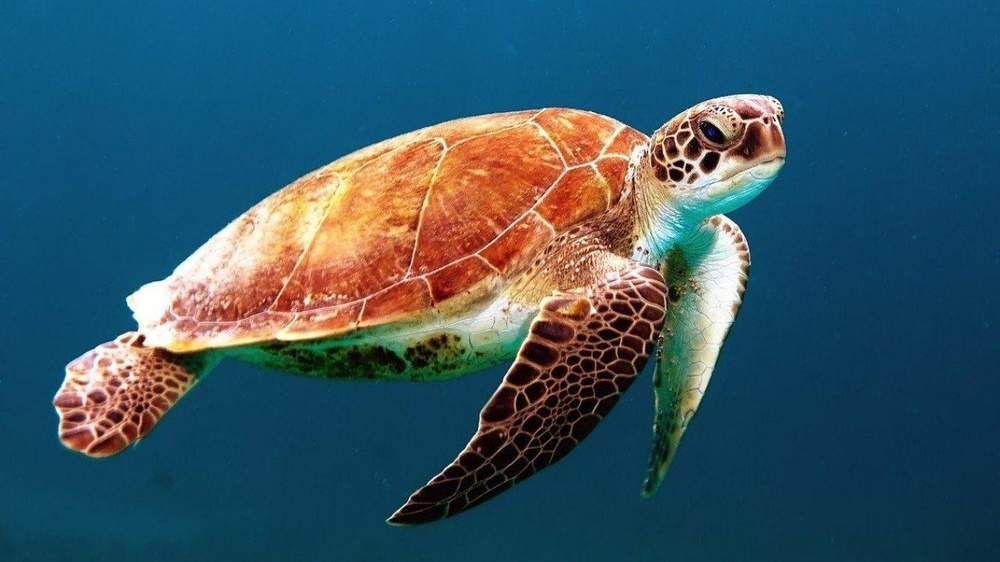
#> input picture lab-Segmentation/image_t.jpg, 1000 x 562 px, shrunk from 1351 x 759 before the run
$ jupyter execute tp-segmentation.ipynb   (shell and % lines are left out)   (older library calls are emulated)
#> lines starting #> are read from the running program, lines starting #| are printed output that depends on the picture
#> the sliders are set to k = 2
# <center style="color:#FF00FF" > TP SEGMENTATION </center>
### <center style="color:#ffc6b3" > Abir Benamor  </center>
### <center style="color:#ffc6b3" > 3DNI2  </center>

***************************************

## <span style="color:#F5B041 "> INTRODUCTION :

<div > <span style="color:black">
<strong> La segmentation d'images est le processus de division d'images en segments en fonction de leurs caractéristiques de pixels. Cela nous aide à analyser et à comprendre les images de manière plus significative. La segmentation d'images a un large éventail de cas d'utilisation, elle est utilisée dans l'industrie médicale pour un diagnostic efficace et plus rapide, la détection des maladies.

<div > <span style="color:black">
<strong> Nous utilisons divers algorithmes de segmentation d'images (non supervisés : kmeans) pour regrouper des ensembles de pixels qui traitent certaines similitudes. nous attribuons en fait des étiquettes aux pixels et les pixels avec la même étiquette appartiennent à la même catégorie.

## <span style="color:#F5B041 "> DEMONSTRATION :

[cell 1]
import numpy as np
import cv2
from sklearn.cluster import KMeans
from sklearn.cluster import MiniBatchKMeans
import skimage.io
import matplotlib.pyplot as plt
from ipywidgets import interact, interactive, fixed, interact_manual
import ipywidgets as widgets

def seg(k):
#> called with k = 2
    image = cv2.imread('image_t.jpg')
#> image is the input picture: shape (562, 1000, 3); mean B, G, R 100.3, 86.3, 54.2

    (h1, w1) = image.shape[:2]
#> h1 = 562; w1 = 1000

    image = cv2.cvtColor(image, cv2.COLOR_BGR2LAB)
#> image: shape (562, 1000, 3); mean of channels 0, 1, 2 91.6, 127.4, 118

    image = image.reshape((image.shape[0] * image.shape[1], 3))

    clt = KMeans(n_clusters = 7)

    labels = clt.fit_predict(image)
    quant = clt.cluster_centers_.astype("uint8")[labels]

#reshape the feature vectors to images
    quant = quant.reshape((h1, w1, 3))
    image = image.reshape((h1, w1, 3))

# convert from L*a*b* to RGB
    quant = cv2.cvtColor(quant, cv2.COLOR_LAB2BGR)
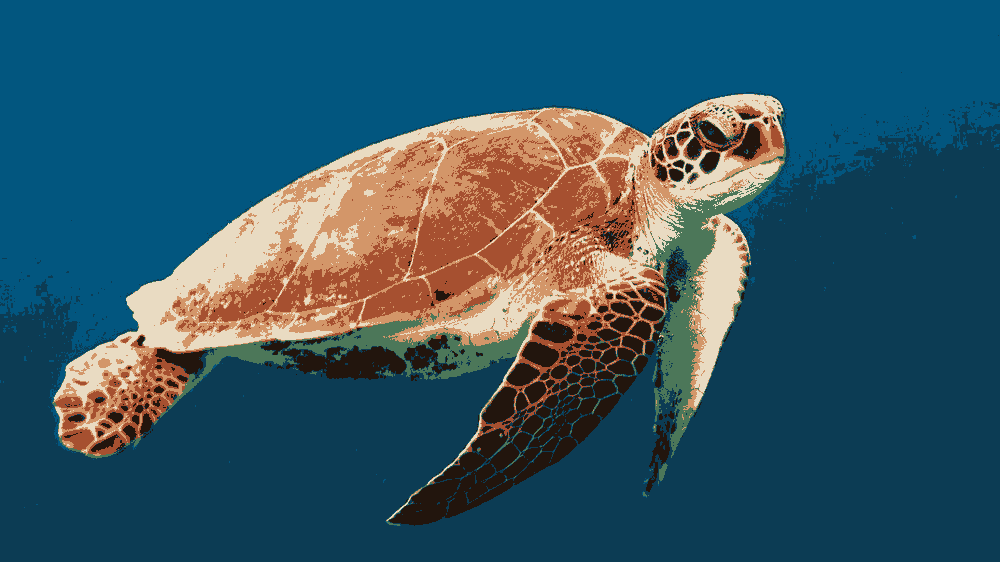
#> quant: shape (562, 1000, 3); mean B, G, R 100.2, 86.1, 51.4
    image = cv2.cvtColor(image, cv2.COLOR_LAB2BGR)

    cv2.imwrite('image_t7.jpg', quant)
    return plt.imshow(image)

cv2.imread('image_t.jpg')
cv2.waitKey(0)
cv2.destroyAllWindows()

[cell 2]
interact(seg,k=widgets.IntSlider(min=2, max=10, step=1, value=2));

### La partie suivante on va traiter l'effet du bruit appliqué sur une image pour détérminer les conséquences de ces bruits .

### Pour cela on utilise la fonction random_noise du module util de la bibliothéque skimage.

[cell 3]
import skimage.io
import matplotlib.pyplot as plt
from ipywidgets import interact, interactive, fixed, interact_manual
import ipywidgets as widgets
img_path="image_t.jpg"
img = skimage.io.imread(img_path)/255.0


def plotnoise(mode):
    img_path="image_t.jpg"
    img = skimage.io.imread(img_path)/255.0
    #plt.subplot(r,c,i)
    if mode is not None:
        gimg = skimage.util.random_noise(img, mode=mode)
        plt.imshow(gimg)

    else:
        plt.imshow(img)
    plt.title(mode)
    plt.axis("off")


plt.figure(figsize=(18,24))
r=4
c=2
interact(plotnoise,mode=["Gaussian","Localvar","Poisson","Salt", "pepper", "s&p", "speckle",None]);
#> the sliders are set to mode = Gaussian
#> in plotnoise, `gimg = skimage.util.random_noise(img, mode=mode)`:
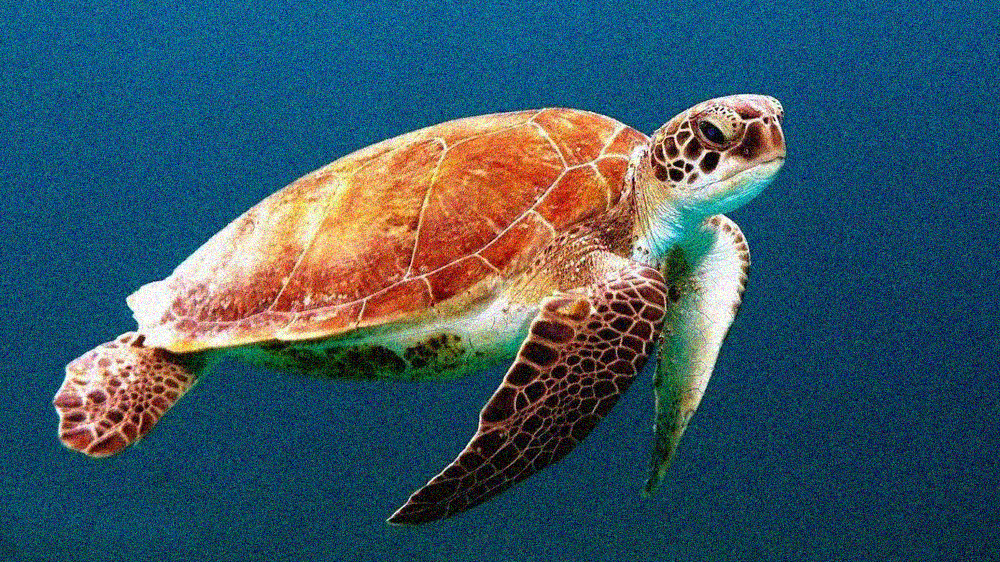
#> gimg: shape (562, 1000, 3) float64; mean R, G, B 0.227, 0.339, 0.394


plt.show()

### Pour la suite de notre travail , on choisit de continuer avec le  bruit  pepper

### la résultat de ce bruit est enregistré dans l'image  "result.png"

[cell 4]
import skimage.io
import matplotlib.pyplot as plt
import matplotlib.image as mpimg
from PIL import Image
img_path="image_t.jpg"
img = skimage.io.imread(img_path)/255.0

def plotnoise(img, mode, r, c, i):
#> called with mode = 'pepper', r = 4, c = 2, i = 4
    plt.subplot(r,c,i)
    if mode is not None:
        gimg = skimage.util.random_noise(img, mode=mode)
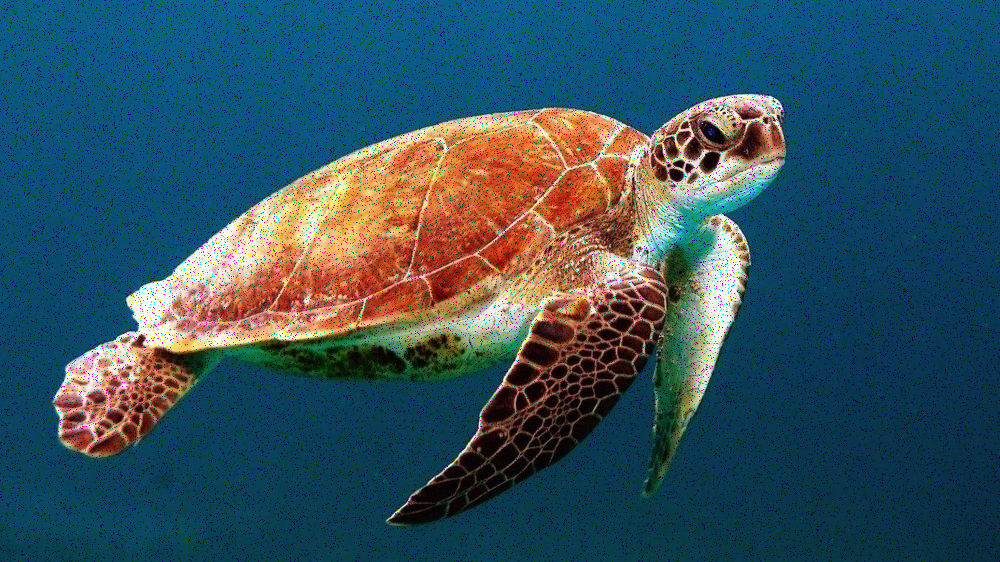
#> gimg: shape (562, 1000, 3) float64; mean R, G, B 0.202, 0.322, 0.373
        plt.imshow(gimg)
        mpimg.imsave("result.png",  gimg)


    else:
        plt.imshow(img)
    plt.title(mode)
    plt.axis("off")

plt.figure(figsize=(18,24))
r=4
c=2

plotnoise(img, "pepper", r,c,4)

plt.show()

###  On appliquer le clustering sur cette image bruitée avec K = 2

[cell 5]
import numpy as np
import cv2
from sklearn.cluster import KMeans
from sklearn.cluster import MiniBatchKMeans
import skimage.io
import matplotlib.pyplot as plt

image = cv2.imread('result.png')

(h1, w1) = image.shape[:2]
#> h1 = 562; w1 = 1000

image = cv2.cvtColor(image, cv2.COLOR_BGR2LAB)
#> image: shape (562, 1000, 3); mean of channels 0, 1, 2 88.4, 128, 118.8

image = image.reshape((image.shape[0] * image.shape[1], 3))

clt = KMeans(n_clusters = 2)

labels = clt.fit_predict(image)
quant = clt.cluster_centers_.astype("uint8")[labels]

#reshape the feature vectors to images
quant = quant.reshape((h1, w1, 3))
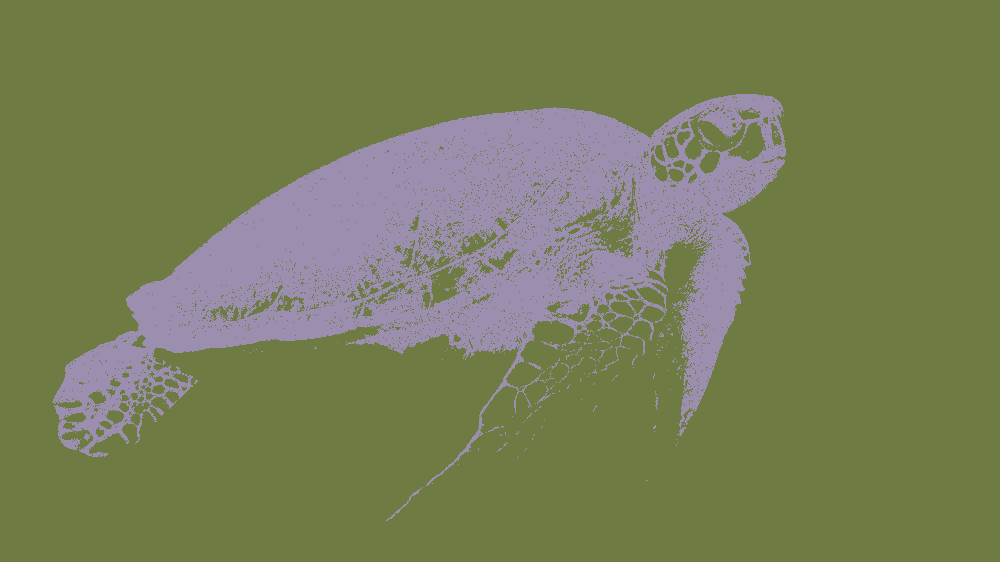
#> quant: shape (562, 1000, 3); mean of channels 0, 1, 2 88.3, 127.4, 118.6; drawn as B, G, R
image = image.reshape((h1, w1, 3))

# convert from L*a*b* to RGB
quant = cv2.cvtColor(quant, cv2.COLOR_LAB2BGR)
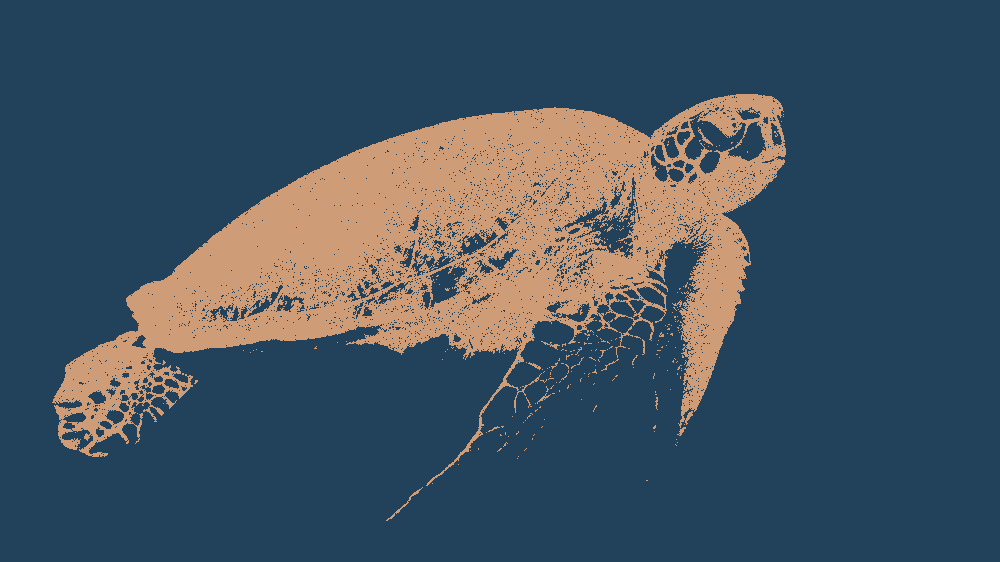
#> quant: shape (562, 1000, 3); mean B, G, R 95.4, 83.2, 66.1
image = cv2.cvtColor(image, cv2.COLOR_LAB2BGR)

cv2.imwrite('result2.png', quant)
plt.imshow(image)

cv2.imread('result.png')
cv2.waitKey(0)
cv2.destroyAllWindows()

### On remarque que  le performance d'algorithme de clustering sur une image bruité est moins performant par rapport au début .

### il faut qu'on élimine le bruit puis on appliqueK-means pour conclure la différance

[cell 6]
from skimage.restoration import denoise_tv_chambolle
import skimage.io
import matplotlib.pyplot as plt
# Apply total variation filter denoising
img_path="result.jpg"

plotnoise(img, "pepper", r,c,3)
#> call 2 of plotnoise, with mode = 'pepper', r = 4, c = 2, i = 3
#> in plotnoise (call 2), `gimg = skimage.util.random_noise(img, mode=mode)`:
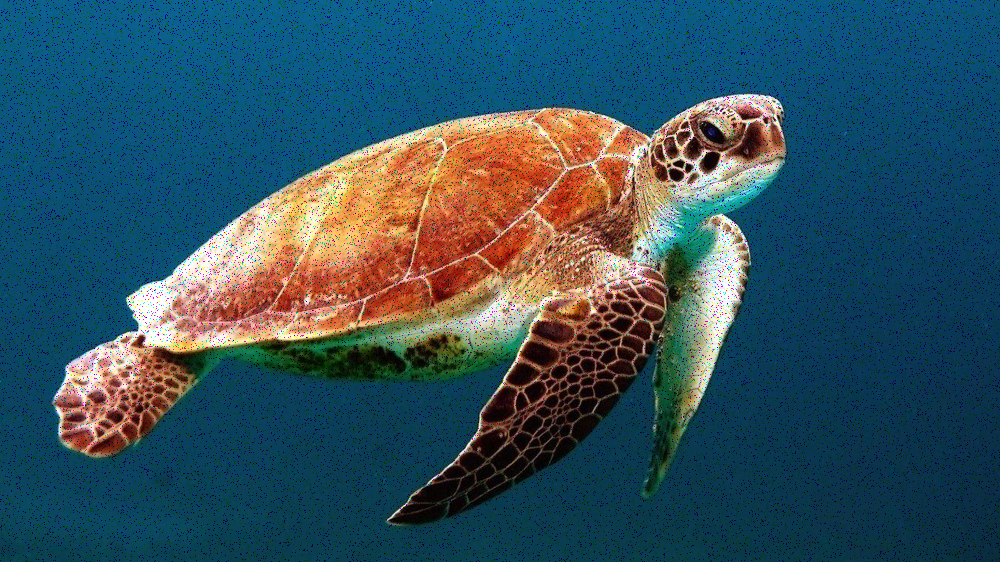
#> gimg: shape (562, 1000, 3) float64; mean R, G, B 0.202, 0.321, 0.373
plt.show()
noise = denoise_tv_chambolle(img,
weight=0.1,
multichannel=True)
# Show denoised image
#plt.imshow(img)
plt.imshow(noise)
plt.imsave("imaeliminebruit6.jpg",noise)

### Passant maintenant à l'application de K-means

[cell 7]
image = cv2.imread('imaeliminebruit6.jpg')
(h1, w1) = image.shape[:2]

image = cv2.cvtColor(image, cv2.COLOR_BGR2LAB)
#> image: shape (562, 1000, 3); mean of channels 0, 1, 2 91, 127.5, 118

image = image.reshape((image.shape[0] * image.shape[1], 3))

clt = KMeans(n_clusters = 2)

labels = clt.fit_predict(image)
quant = clt.cluster_centers_.astype("uint8")[labels]

#reshape the feature vectors to images
quant = quant.reshape((h1, w1, 3))
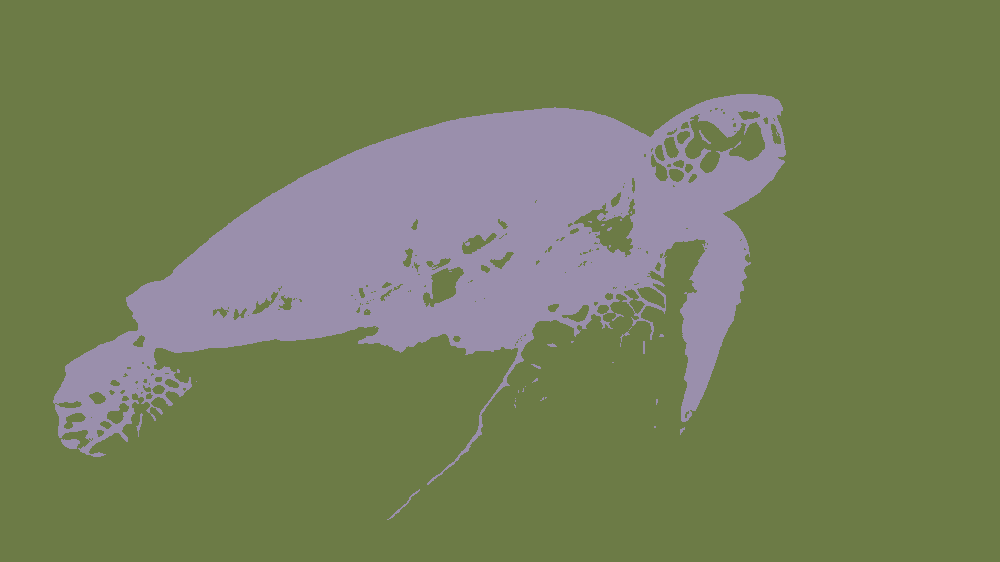
#> quant: shape (562, 1000, 3); mean B, G, R 90.6, 127, 117.3
image = image.reshape((h1, w1, 3))

# convert from L*a*b* to RGB
quant = cv2.cvtColor(quant, cv2.COLOR_LAB2BGR)
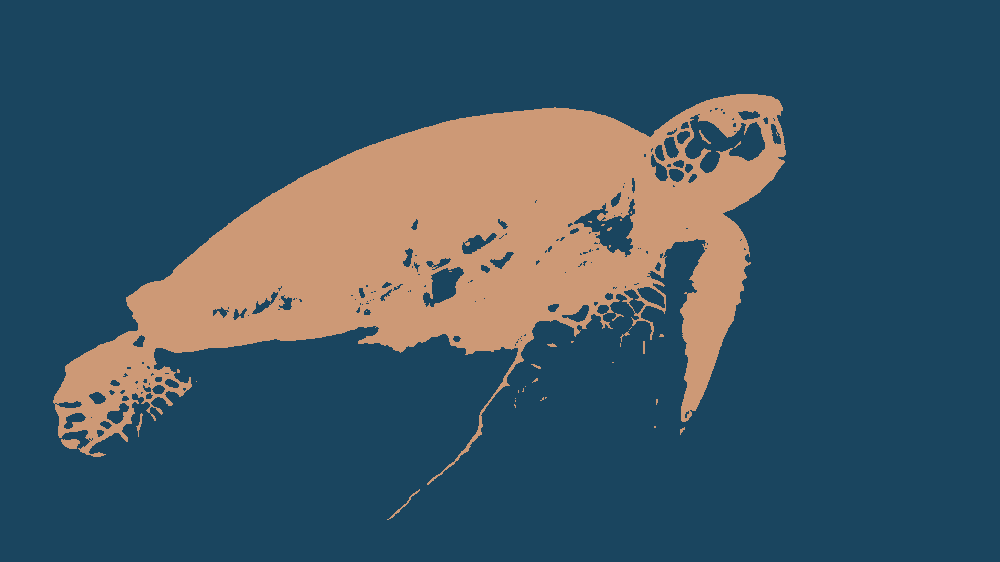
#> quant: shape (562, 1000, 3); mean B, G, R 99.6, 86, 62.2
image = cv2.cvtColor(image, cv2.COLOR_LAB2BGR)

cv2.imwrite('imaelibruit2.jpg', quant)
plt.imshow(image)

cv2.imread('imaelibruit.jpg')
cv2.waitKey(0)
cv2.destroyAllWindows()

$ run again, with lab-Segmentation/imaelibruit2.jpg copied over lab-Segmentation/image_t.jpg
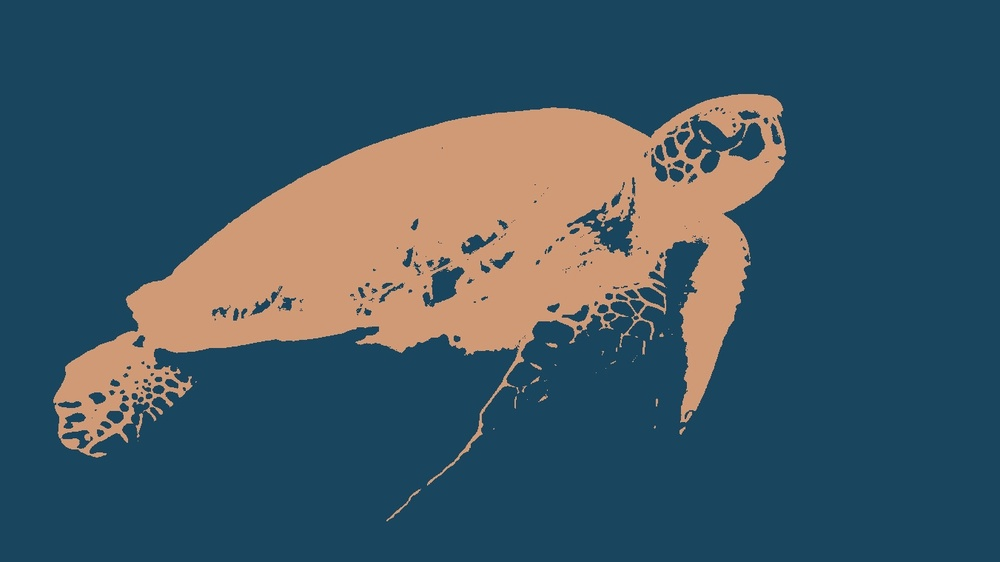
#> input picture lab-Segmentation/imaelibruit2.jpg, 1000 x 562 px, shrunk from 1351 x 759 before the run
#> in seg, image is the input picture: shape (562, 1000, 3); mean B, G, R 98.9, 86.2, 62
#> in plotnoise, `gimg = skimage.util.random_noise(img, mode=mode)`:
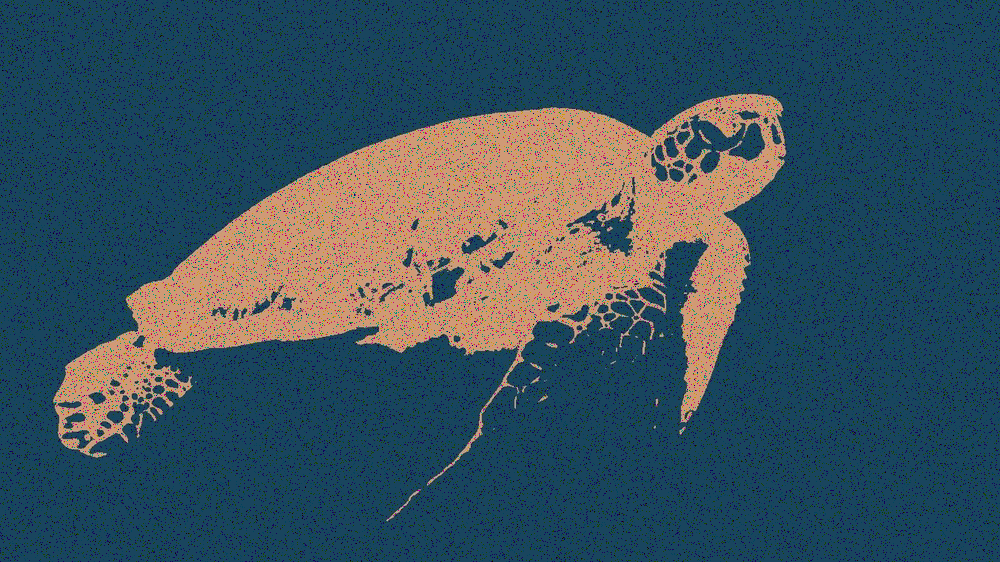
#> gimg: shape (562, 1000, 3) float64; mean R, G, B 0.231, 0.321, 0.368
#> in plotnoise (call 2), `gimg = skimage.util.random_noise(img, mode=mode)`:
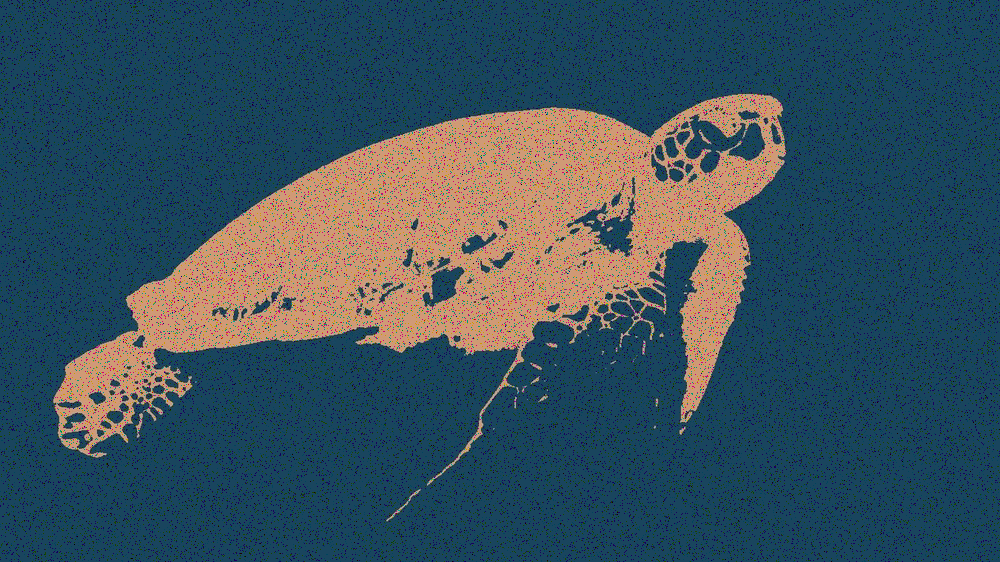
#> gimg: shape (562, 1000, 3) float64; mean R, G, B 0.231, 0.321, 0.368
